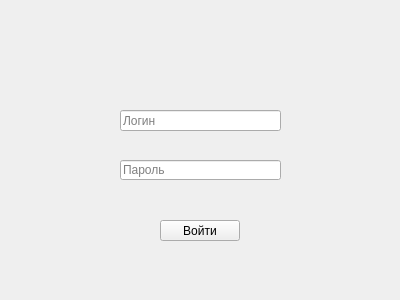
<?xml version="1.0" encoding="UTF-8"?>
<ui version="4.0">
 <class>LoginPage</class>
 <widget class="QWidget" name="LoginPage">
  <property name="geometry">
   <rect>
    <x>0</x>
    <y>0</y>
    <width>400</width>
    <height>300</height>
   </rect>
  </property>
  <property name="windowTitle">
   <string>Form</string>
  </property>
  <widget class="QLineEdit" name="lineEdit">
   <property name="geometry">
    <rect>
     <x>120</x>
     <y>110</y>
     <width>161</width>
     <height>21</height>
    </rect>
   </property>
   <property name="placeholderText">
    <string>Логин</string>
   </property>
  </widget>
  <widget class="QLineEdit" name="lineEdit_2">
   <property name="geometry">
    <rect>
     <x>120</x>
     <y>160</y>
     <width>161</width>
     <height>20</height>
    </rect>
   </property>
   <property name="placeholderText">
    <string>Пароль</string>
   </property>
  </widget>
  <widget class="QPushButton" name="pushButton">
   <property name="geometry">
    <rect>
     <x>160</x>
     <y>220</y>
     <width>80</width>
     <height>21</height>
    </rect>
   </property>
   <property name="text">
    <string>Войти</string>
   </property>
  </widget>
  <widget class="QLabel" name="label">
   <property name="geometry">
    <rect>
     <x>10</x>
     <y>260</y>
     <width>381</width>
     <height>20</height>
    </rect>
   </property>
   <property name="text">
    <string/>
   </property>
  </widget>
 </widget>
 <resources/>
 <connections/>
</ui>
